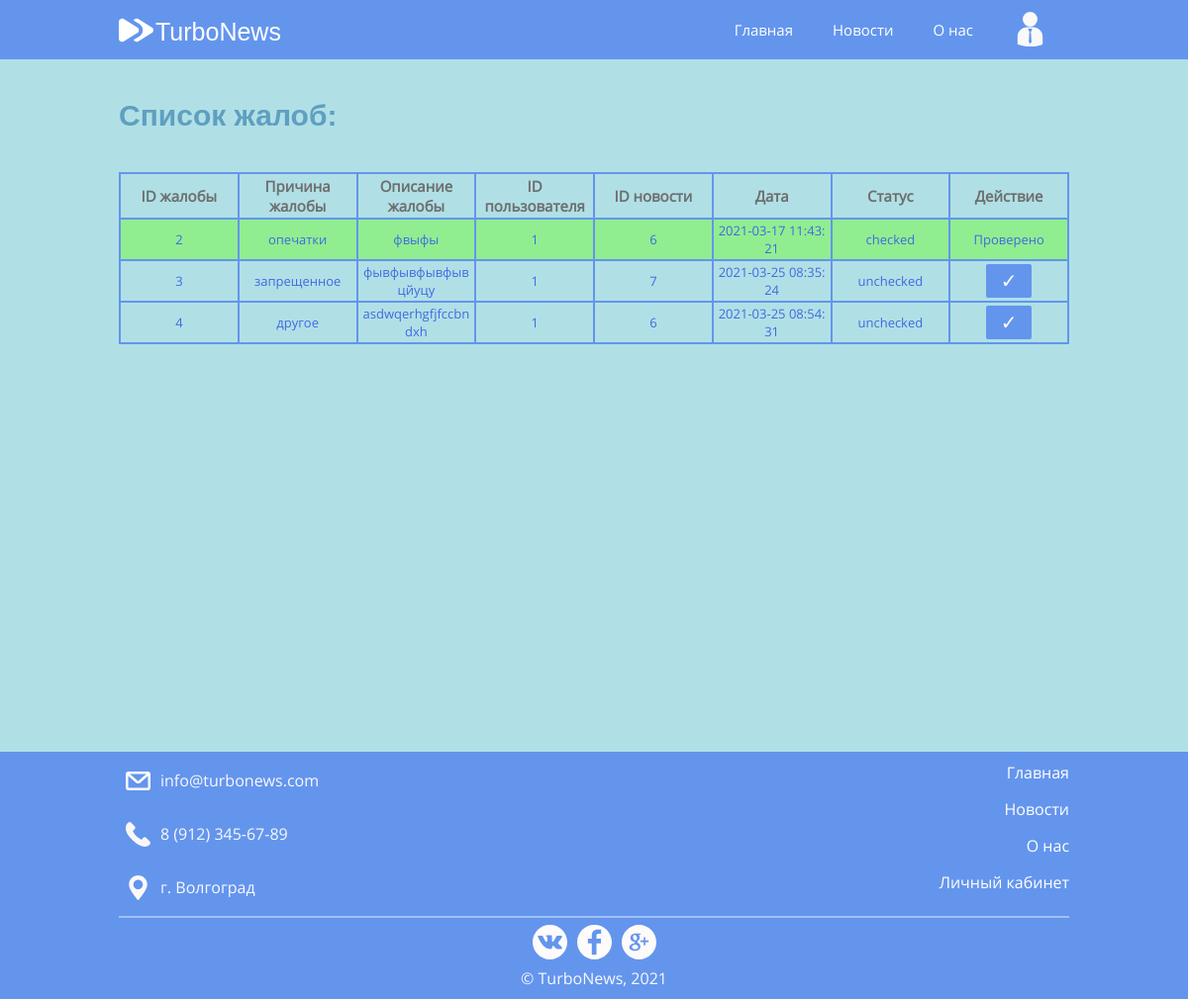
The page /index.php?page=complaintsList (signed in) on the database its author committed.
### tables this page shows
CREATE TABLE `complaints` (
  `complaint_id` int(11) NOT NULL,
  `complaint_reason` varchar(75) NOT NULL,
  `complaint_description` mediumtext NOT NULL,
  `complaint_user_id` int(11) NOT NULL,
  `complaint_news_id` int(11) NOT NULL,
  `complaint_date` timestamp NOT NULL DEFAULT current_timestamp(),
  `complaint_status` varchar(50) NOT NULL DEFAULT 'unchecked'
);

### pages/complaintListPage.php (the view, shortened to what this page needs)
<?php
	require_once 'connection.php';
	$compListConnect = mysqli_connect($hostname, $username, $password, $database)
		or die("Error" . mysqli_error($compListConnect));
	mysqli_set_charset($compListConnect, 'utf-8');
?>
	<h1 id="userListTitle">Список жалоб:</h1>
<?php
	$currentUserID = $_SESSION['user-log-id'];
	$checkIsAdminKey = 0;
	$checkUserTypeQuery = "SELECT * FROM user_list";
	$checkUserTypeLoad = mysqli_query($compListConnect, $checkUserTypeQuery)
		or die("Error" . mysqli_error($compListConnect));
	while($checkUserTypeLaunch = mysqli_fetch_array($checkUserTypeLoad)) {
		if($currentUserID == $checkUserTypeLaunch['user_id'] and $checkUserTypeLaunch['user_type'] == 'admin') {
			$checkIsAdminKey = 1;
		}
	}
	if ($checkIsAdminKey != 1) {
		?>
			<h1 id="userListTitle">Страница предназначена только для администрации сайта!</h1>
			<a href="/" id="errorGoMain">Вернуться на главную</a>
		<?php
	} else {
		$complaintListQuery = "SELECT * FROM complaints";
		$complaintListLaunch = mysqli_query($compListConnect, $complaintListQuery)
			or die("Error" . mysqli_error($compListConnect));
		?>
		<div id="complaintListTable">
			<table id="compListTable">
				<tr>
					<th>ID жалобы</th>
					<th>Причина жалобы</th>
					<th>Описание жалобы</th>
					<th>ID пользователя</th>
					<th>ID новости</th>
					<th>Дата</th>
					<th>Статус</th>
					<th>Действие</th>
				</tr>
				<?php
				if($complaintListLaunch) {
					while($complaintListLoad = mysqli_fetch_array($complaintListLaunch)) {
						if($complaintListLoad['complaint_status'] == 'unchecked') {
							?>
								<tr>
									<td><?php echo $complaintListLoad['complaint_id']; ?></td>
									<td><?php echo $complaintListLoad['complaint_reason']; ?></td>
									<td><?php echo $complaintListLoad['complaint_description']; ?></td>
									<td><?php echo $complaintListLoad['complaint_user_id']; ?></td>
									<td><?php echo $complaintListLoad['complaint_news_id']; ?></td>
									<td><?php echo $complaintListLoad['complaint_date']; ?></td>
									<td><?php echo $complaintListLoad['complaint_status']; ?></td>
									<td>
										<form method="POST" action="../scripts/complaintCheckedScript.php">
											<input type="submit" name="checkCompBtn" class="checkCompButton" value="✓">
										</form>
									</td>
								</tr>
							<?php
						} else {
							?>
								<tr class="compChecked">
									<td><?php echo $complaintListLoad['complaint_id']; ?></td>
									<td><?php echo $complaintListLoad['complaint_reason']; ?></td>
									<td><?php echo $complaintListLoad['complaint_description']; ?></td>
									<td><?php echo $complaintListLoad['complaint_user_id']; ?></td>
									<td><?php echo $complaintListLoad['complaint_news_id']; ?></td>
									<td><?php echo $complaintListLoad['complaint_date']; ?></td>
									<td><?php echo $complaintListLoad['complaint_status']; ?></td>
									<td>Проверено</td>
								</tr>
							<?php
						}
					}
				}
				?>
			</table>
		</div>
		<?php
	}
?>

### styles/site.css (style rules this page uses)
body, html { padding: 0; margin: 0; color: #F8F8FF; font-family: "OpenSans", sans-serif; background-color: #B0E0E6; }
#userListTitle { font-family: Exo, sans-serif; font-size: 30px; margin-top: 30px; text-align: left; color: #5F9FC0; margin-bottom: 40px; }
#complaintListTable { font-family: Exo, sans-serif; font-size: 30px; margin-top: 30px; text-align: left; color: #5F9FC0; margin-bottom: 40px; }
#compListTable { border-collapse: collapse; margin: auto; width: 100%; table-layout: fixed; }
#compListTable th { font-size: 15px; color: #6e6e6e; font-family: "OpenSans", sans-serif; border: 2px solid #6495ED; border-radius: 2px 2px 2px 2px; text-align: center; padding: 2px; }
#compListTable td { font-size: 13px; color: #4169E1; font-family: "OpenSans", sans-serif; border: 2px solid #6495ED; border-radius: 2px 2px 2px 2px; text-align: center; padding: 2px; word-break: break-all; }
.compChecked { background-color: #90EE90; }
.checkCompButton { border-radius: 2px 2px 2px 2px; background-color: #6495ED; font-size: 20px; width: 40%; border: none; color: #fff; padding: 5px 5px; display: inline-block; }

### rows shown on the page
complaints: complaint_id "2", complaint_reason "опечатки", complaint_description "фвыфы", complaint_user "1", complaint_news "6", complaint_date "2021-03-17 11:43:21", complaint_status "checked"
complaints: complaint_id "3", complaint_reason "запрещенное", complaint_description "фывфывфывфывцйуцу", complaint_user "1", complaint_news "7", complaint_date "2021-03-25 08:35:24", complaint_status "unchecked"
complaints: complaint_id "4", complaint_reason "другое", complaint_description "asdwqerhgfjfccbn dxh", complaint_user "1", complaint_news "6", complaint_date "2021-03-25 08:54:31", complaint_status "unchecked"
